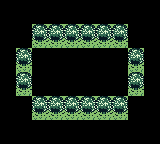

Rendered tile map (Tiled .tmx) drawn with the repository's tilesets; below, a short description and the full map source, tile grids included:
An orthogonal 20x18 tile map with 8x8 px tiles, 1 tile layer (mid trees), 4 hidden layers not drawn.

<map version="1.10" tiledversion="1.11.0" orientation="orthogonal" renderorder="right-down" width="20" height="18" tilewidth="8" tileheight="8" infinite="0" nextlayerid="6" nextobjectid="1">
 <editorsettings>
  <export target="../../../../GBStudioSimulation/layer test..yy" format="yy" />
 </editorsettings>
 <tileset firstgid="1" source="../Level 1.tsx" />
 <layer id="1" name="dark trees" width="20" height="18" visible="0">
  <data encoding="csv">
8,9,8,9,8,9,8,9,8,9,8,9,8,9,8,9,8,9,8,9,
28,29,28,29,28,29,28,29,28,29,28,29,28,29,28,29,28,29,28,29,
48,49,48,49,48,49,48,49,48,49,48,49,48,49,48,49,48,49,48,49,
8,9,8,9,0,0,0,0,0,0,0,0,0,0,0,0,8,9,8,9,
28,29,28,29,0,0,0,0,0,0,0,0,0,0,0,0,28,29,28,29,
48,49,48,49,0,0,0,0,0,0,0,0,0,0,0,0,48,49,48,49,
8,9,0,0,0,0,0,0,0,0,0,0,0,0,0,0,0,0,8,9,
28,29,0,0,0,0,0,0,0,0,0,0,0,0,0,0,0,0,28,29,
48,49,0,0,0,0,0,0,0,0,0,0,0,0,0,0,0,0,48,49,
8,9,0,0,0,0,0,0,0,0,0,0,0,0,0,0,0,0,8,9,
28,29,0,0,0,0,0,0,0,0,0,0,0,0,0,0,0,0,28,29,
48,49,0,0,0,0,0,0,0,0,0,0,0,0,0,0,0,0,48,49,
8,9,8,9,0,0,0,0,0,0,0,0,0,0,0,0,8,9,8,9,
28,29,28,29,0,0,0,0,0,0,0,0,0,0,0,0,28,29,28,29,
48,49,48,49,0,0,0,0,0,0,0,0,0,0,0,0,48,49,48,49,
8,9,8,9,8,9,8,9,8,9,8,9,8,9,8,9,8,9,8,9,
28,29,28,29,28,29,28,29,28,29,28,29,28,29,28,29,28,29,28,29,
48,49,48,49,48,49,48,49,48,49,48,49,48,49,48,49,48,49,48,49
</data>
 </layer>
 <layer id="3" name="light trees" width="20" height="18" visible="0">
  <data encoding="csv">
0,0,0,0,0,0,0,0,0,0,0,0,0,0,0,0,0,0,0,0,
0,0,0,0,0,0,0,0,0,0,0,0,0,0,0,0,0,0,0,0,
0,0,0,0,0,0,0,0,0,0,0,0,0,0,0,0,0,0,0,0,
0,0,0,0,0,0,0,0,0,0,0,0,0,0,0,0,0,0,0,0,
0,0,0,0,0,0,0,0,0,0,0,0,0,0,0,0,0,0,0,0,
0,0,0,0,0,0,0,0,0,0,0,0,0,0,0,0,0,0,0,0,
0,0,0,0,0,0,0,0,0,4,5,0,0,0,0,0,0,0,0,0,
0,0,0,0,0,0,0,0,0,24,25,0,0,0,0,0,0,0,0,0,
0,0,0,0,0,0,0,0,0,44,45,0,0,0,0,0,0,0,0,0,
0,0,0,0,0,0,0,0,0,0,0,0,0,0,0,0,0,0,0,0,
0,0,0,0,0,0,0,0,0,0,0,0,0,0,0,0,0,0,0,0,
0,0,0,0,0,0,0,0,0,0,0,0,0,0,0,0,0,0,0,0,
0,0,0,0,0,0,0,0,0,0,0,0,0,0,0,0,0,0,0,0,
0,0,0,0,0,0,0,0,0,0,0,0,0,0,0,0,0,0,0,0,
0,0,0,0,0,0,0,0,0,0,0,0,0,0,0,0,0,0,0,0,
0,0,0,0,0,0,0,0,0,0,0,0,0,0,0,0,0,0,0,0,
0,0,0,0,0,0,0,0,0,0,0,0,0,0,0,0,0,0,0,0,
0,0,0,0,0,0,0,0,0,0,0,0,0,0,0,0,0,0,0,0
</data>
 </layer>
 <layer id="4" name="path" width="20" height="18" visible="0">
  <data encoding="csv">
0,0,0,0,0,0,0,0,0,0,0,0,0,0,0,0,0,0,0,0,
0,0,0,0,0,0,0,0,0,0,0,0,0,0,0,0,0,0,0,0,
0,0,0,0,0,0,0,0,0,0,0,0,0,0,0,0,0,0,0,0,
0,0,0,0,0,0,0,0,0,0,0,0,0,0,0,0,0,0,0,0,
0,0,0,0,0,0,0,0,0,0,0,0,0,0,0,0,0,0,0,0,
0,0,0,0,0,0,0,0,0,0,0,0,0,0,0,0,0,0,0,0,
0,0,0,0,164,165,165,165,166,0,0,164,165,165,165,166,0,0,0,0,
0,0,0,0,184,0,105,87,186,0,0,184,128,105,105,186,0,0,0,0,
0,0,0,0,184,127,105,105,186,0,0,184,105,105,105,186,0,0,0,0,
0,0,0,0,184,128,105,105,208,165,165,209,105,105,105,186,0,0,0,0,
0,0,0,0,184,105,105,105,127,107,105,105,105,0,128,186,0,0,0,0,
0,0,0,0,204,205,205,205,205,205,205,205,205,205,205,206,0,0,0,0,
0,0,0,0,0,0,0,0,0,0,0,0,0,0,0,0,0,0,0,0,
0,0,0,0,0,0,0,0,0,0,0,0,0,0,0,0,0,0,0,0,
0,0,0,0,0,0,0,0,0,0,0,0,0,0,0,0,0,0,0,0,
0,0,0,0,0,0,0,0,0,0,0,0,0,0,0,0,0,0,0,0,
0,0,0,0,0,0,0,0,0,0,0,0,0,0,0,0,0,0,0,0,
0,0,0,0,0,0,0,0,0,0,0,0,0,0,0,0,0,0,0,0
</data>
 </layer>
 <layer id="5" name="boxes" width="20" height="18" visible="0">
  <data encoding="csv">
0,0,0,0,0,0,0,0,0,0,0,0,0,0,0,0,0,0,0,0,
0,0,0,0,0,0,0,0,0,0,0,0,0,0,0,0,0,0,0,0,
0,0,0,0,0,0,0,0,0,0,0,0,0,0,0,0,0,0,0,0,
0,0,0,0,0,0,0,0,0,0,0,0,0,0,0,0,0,0,0,0,
0,0,0,0,0,0,0,0,0,0,0,0,0,0,0,0,0,0,0,0,
0,0,0,0,0,0,0,0,0,0,0,0,0,0,0,0,0,0,0,0,
0,0,0,0,0,0,0,0,0,0,0,0,0,0,0,0,0,0,0,0,
0,0,0,0,0,162,0,0,0,0,0,0,0,0,0,0,0,0,0,0,
0,0,0,0,0,0,0,0,0,0,0,0,0,0,0,0,0,0,0,0,
0,0,0,0,0,0,0,0,0,0,0,0,0,0,0,0,0,0,0,0,
0,0,0,0,0,0,0,0,0,0,0,0,0,182,0,0,0,0,0,0,
0,0,0,0,0,0,0,0,0,0,0,0,0,0,0,0,0,0,0,0,
0,0,0,0,0,0,0,0,0,0,0,0,0,0,0,0,0,0,0,0,
0,0,0,0,0,0,0,0,0,0,0,0,0,0,0,0,0,0,0,0,
0,0,0,0,0,0,0,0,0,0,0,0,0,0,0,0,0,0,0,0,
0,0,0,0,0,0,0,0,0,0,0,0,0,0,0,0,0,0,0,0,
0,0,0,0,0,0,0,0,0,0,0,0,0,0,0,0,0,0,0,0,
0,0,0,0,0,0,0,0,0,0,0,0,0,0,0,0,0,0,0,0
</data>
 </layer>
 <layer id="2" name="mid trees" width="20" height="18">
  <data encoding="csv">
0,0,0,0,0,0,0,0,0,0,0,0,0,0,0,0,0,0,0,0,
0,0,0,0,0,0,0,0,0,0,0,0,0,0,0,0,0,0,0,0,
0,0,0,0,0,0,0,0,0,0,0,0,0,0,0,0,0,0,0,0,
0,0,0,0,6,7,6,7,6,7,6,7,6,7,6,7,0,0,0,0,
0,0,0,0,26,27,26,27,26,27,26,27,26,27,26,27,0,0,0,0,
0,0,0,0,46,47,46,47,46,47,46,47,46,47,46,47,0,0,0,0,
0,0,6,7,0,0,0,0,0,0,0,0,0,0,0,0,6,7,0,0,
0,0,26,27,0,0,0,0,0,0,0,0,0,0,0,0,26,27,0,0,
0,0,46,47,0,0,0,0,0,0,0,0,0,0,0,0,46,47,0,0,
0,0,6,7,0,0,0,0,0,0,0,0,0,0,0,0,6,7,0,0,
0,0,26,27,0,0,0,0,0,0,0,0,0,0,0,0,26,27,0,0,
0,0,46,47,0,0,0,0,0,0,0,0,0,0,0,0,46,47,0,0,
0,0,0,0,6,7,6,7,6,7,6,7,6,7,6,7,0,0,0,0,
0,0,0,0,26,27,26,27,26,27,26,27,26,27,26,27,0,0,0,0,
0,0,0,0,46,47,46,47,46,47,46,47,46,47,46,47,0,0,0,0,
0,0,0,0,0,0,0,0,0,0,0,0,0,0,0,0,0,0,0,0,
0,0,0,0,0,0,0,0,0,0,0,0,0,0,0,0,0,0,0,0,
0,0,0,0,0,0,0,0,0,0,0,0,0,0,0,0,0,0,0,0
</data>
 </layer>
</map>
